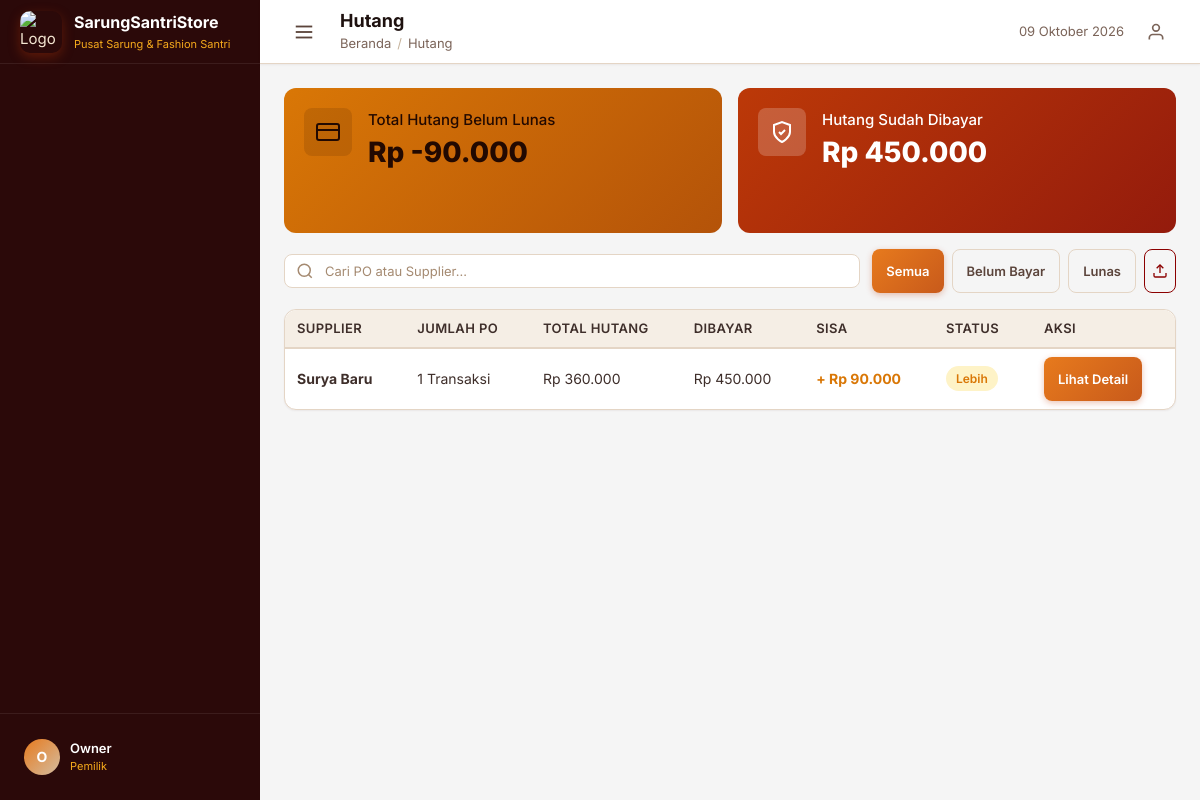
The page /admin/payables.php (signed in) on the database its author committed.
### tables this page shows
CREATE TABLE `suppliers` (
  `id` int(11) NOT NULL,
  `name` varchar(150) NOT NULL,
  `contact_person` varchar(150) DEFAULT NULL,
  `phone` varchar(20) DEFAULT NULL,
  `email` varchar(150) DEFAULT NULL,
  `address` text DEFAULT NULL,
  `city` varchar(100) DEFAULT NULL,
  `notes` text DEFAULT NULL,
  `created_at` timestamp NOT NULL DEFAULT current_timestamp(),
  `updated_at` timestamp NOT NULL DEFAULT current_timestamp() ON UPDATE current_timestamp()
);

### includes/helpers.php (called while the page is built, shortened)
<?php
function formatRupiah($amount, $withSymbol = true) {
    $formatted = number_format((float)$amount, 0, ',', '.');
    return $withSymbol ? 'Rp ' . $formatted : $formatted;
}
function sanitize($input) {
    return htmlspecialchars(trim($input), ENT_QUOTES, 'UTF-8');
}

### admin/payables.php (the view, shortened to what this page needs)
<?php
$db = Database::conn();
$status = $_GET['status'] ?? '';
$search = sanitize($_GET['search'] ?? '');
$where = "WHERE 1=1";
$params = [];
$stmt = $db->prepare("
    SELECT s.id as supplier_id, s.name as supplier_name,
           COUNT(p.id) as total_po,
           SUM(p.total_debt) as total_debt,
           SUM(p.paid_amount) as paid_amount,
           (SUM(p.total_debt) - SUM(p.paid_amount)) as remaining_debt
    FROM payables p
    JOIN suppliers s ON p.supplier_id = s.id
    $where
    GROUP BY s.id, s.name
    ORDER BY remaining_debt DESC
");
$stmt->execute($params);
$payables = $stmt->fetchAll();
$totalUnpaid = 0;
$totalPaid = 0;
foreach ($payables as $p) {
    $totalPaid += $p['paid_amount'];
    $totalUnpaid += $p['remaining_debt'];
}
include INCLUDES_PATH . '/header.php';
?>
<div class="stats-grid mb-16" style="grid-template-columns: repeat(auto-fit, minmax(240px, 1fr));">
    <div class="stat-card warning">
        <div class="stat-icon warning">
            <svg width="24" height="24" viewBox="0 0 24 24" fill="none" stroke="currentColor" stroke-width="2"><rect x="1" y="4" width="22" height="16" rx="2"/><line x1="1" y1="10" x2="23" y2="10"/></svg>
        </div>
        <div class="stat-info">
            <div class="stat-label">Total Hutang Belum Lunas</div>
            <div class="stat-value"><?= formatRupiah($totalUnpaid) ?></div>
        </div>
    </div>
    <div class="stat-card success">
        <div class="stat-icon success">
            <svg width="24" height="24" viewBox="0 0 24 24" fill="none" stroke="currentColor" stroke-width="2"><path d="M12 22s8-4 8-10V5l-8-3-8 3v7c0 6 8 10 8 10z"/><polyline points="9 12 11 14 15 10"/></svg>
        </div>
        <div class="stat-info">
            <div class="stat-label">Hutang Sudah Dibayar</div>
            <div class="stat-value"><?= formatRupiah($totalPaid) ?></div>
        </div>
    </div>
</div>
<div class="toolbar">
    <form method="GET" class="search-box" style="flex:1; max-width:100%;">
        <input type="text" name="search" class="form-control" placeholder="Cari PO atau Supplier..." value="<?= htmlspecialchars($search) ?>" onchange="this.form.submit()">
    </form>
    <div style="display:flex; gap:8px; align-items:center; flex-wrap:nowrap;">
        <div class="filter-group" style="flex-wrap:nowrap;">
            <a href="?status=" class="btn btn-sm <?= !$status ? 'btn-primary' : 'btn-outline' ?>">Semua</a>
            <a href="?status=Unpaid" class="btn btn-sm <?= $status==='Unpaid' ? 'btn-primary' : 'btn-outline' ?>">Belum Bayar</a>
            <a href="?status=Paid" class="btn btn-sm <?= $status==='Paid' ? 'btn-primary' : 'btn-outline' ?>">Lunas</a>
        </div>
        <?php
        include INCLUDES_PATH . '/import_export_toolbar.php';
        ?>
    </div>
</div>
<div class="card">
    <div class="card-body" style="padding:0;">
        <div class="table-responsive">
            <table class="table">
                <thead><tr><th>Supplier</th><th>Jumlah PO</th><th>Total Hutang</th><th>Dibayar</th><th>Sisa</th><th>Status</th><th>Aksi</th></tr></thead>
                <tbody>
                    <?php foreach ($payables as $p): ?>
                        <?php
                        $rem = (float)$p['remaining_debt'];
                        ?>
                        <tr>
                            <td class="text-bold"><?= htmlspecialchars($p['supplier_name']) ?></td>
                            <td><?= $p['total_po'] ?> Transaksi</td>
                            <td><?= formatRupiah($p['total_debt']) ?></td>
                            <td class="text-success"><?= formatRupiah($p['paid_amount']) ?></td>
                            <td class="text-bold">
                                <?php if ($rem > 0): ?>
                                    <span style="color:#dc2626; font-weight: bold;">- <?= formatRupiah($rem) ?></span>
                                <?php elseif ($rem < 0): ?>
                                    <span style="color:#d97706; font-weight: bold;">+ <?= formatRupiah(abs($rem)) ?></span>
                                <?php else: ?>
                                    <span style="color:#16a34a;">✓ Lunas</span>
                                <?php endif; ?>
                            </td>
                            <td>
                                <?php if ($rem > 0): ?>
                                    <span class="badge badge-danger">Kurang</span>
                                <?php elseif ($rem < 0): ?>
                                    <span class="badge" style="background:#fef3c7; color:#d97706;">Lebih</span>
                                <?php else: ?>
                                    <span class="badge badge-success">Lunas</span>
                                <?php endif; ?>
                            </td>
                            <td>
                                <button type="button" class="btn btn-sm btn-primary" onclick="openPayableModal(<?= $p['supplier_id'] ?>, '<?= htmlspecialchars(addslashes($p['supplier_name'])) ?>')">Lihat Detail</button>
                            </td>
                        </tr>
                    <?php endforeach; ?>
                </tbody>
            </table>
        </div>
    </div>
</div>
<?php include INCLUDES_PATH . '/footer.php'; ?>

### rows shown on the page
suppliers: name "Surya Baru", total_po "1", total_debt "Rp 360.000", paid_amount "Rp 450.000", rem "Rp 90.000"

### other values the page prints
APP_NAME "SarungSantriStore"
APP_TAGLINE "Pusat Sarung & Fashion Santri"
substr($currentUser['full_name'] ?? 'U', 0, 1) "O"
$currentUser['full_name'] "Owner"
$currentUser['role_name'] "Pemilik"
$pageTitle "Hutang"
$crumb['label'] "Hutang"
formatRupiah($totalUnpaid) "Rp -90.000"
formatRupiah($totalPaid) "Rp 450.000"
